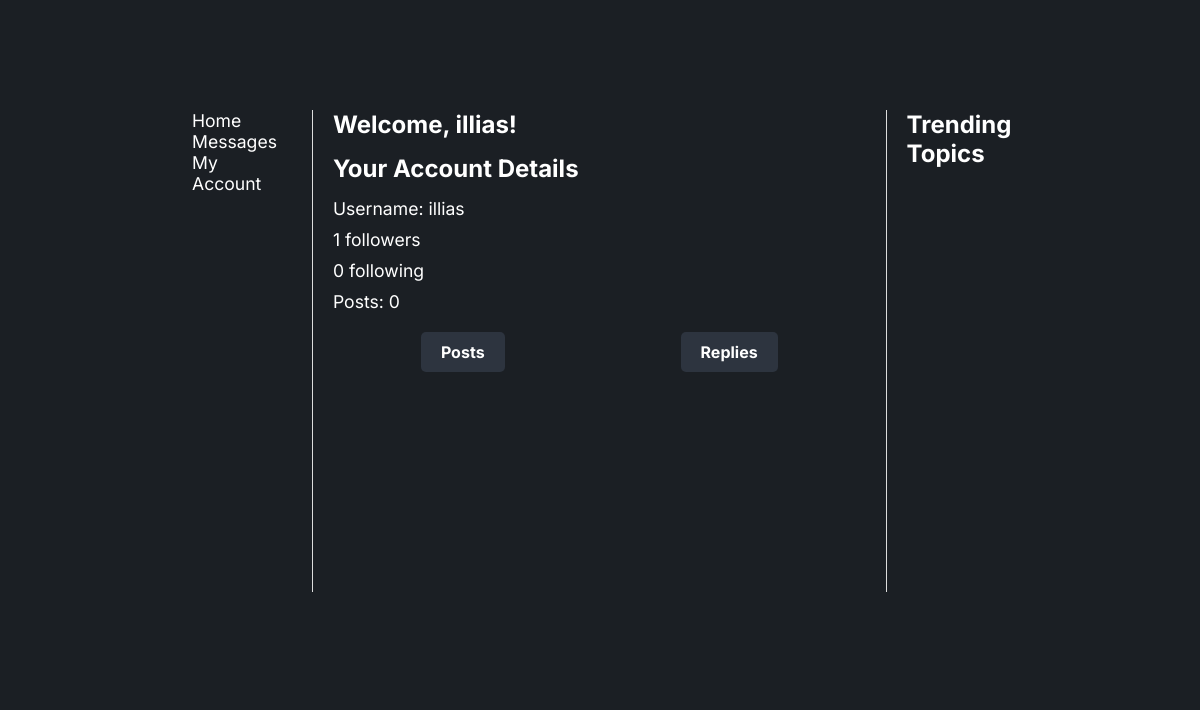
Page /account/replies (signed in) on the earlier database version.
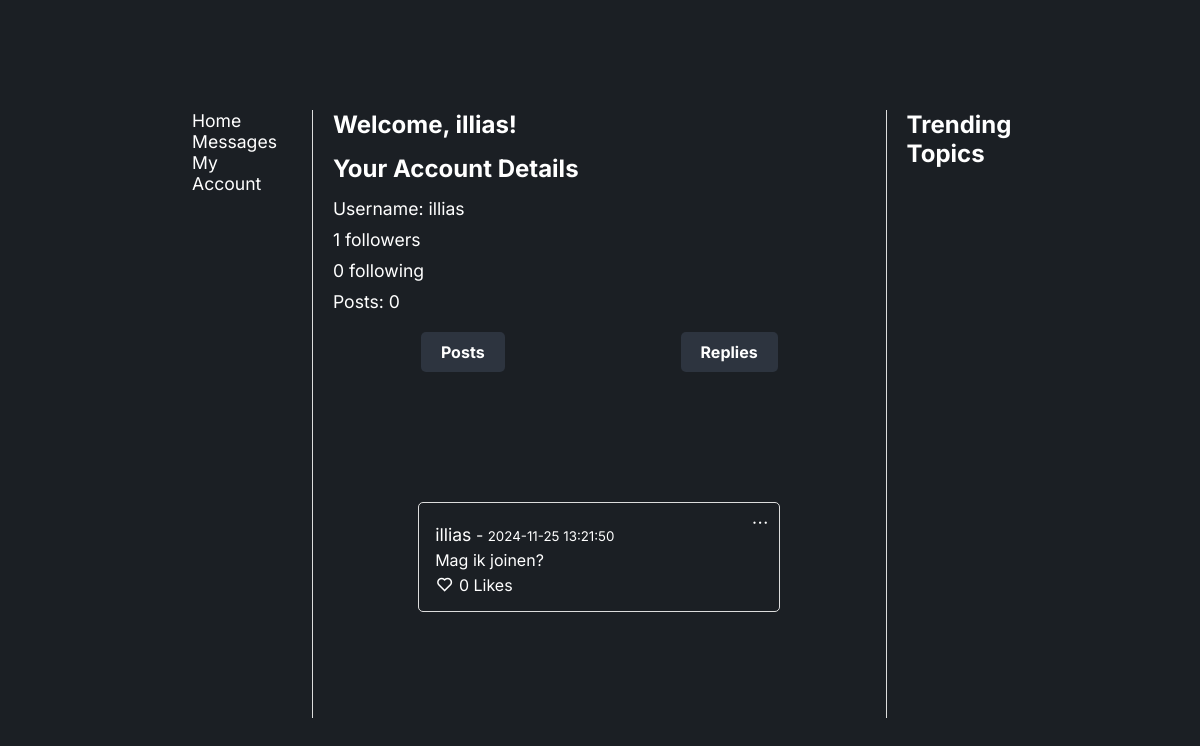
Same page on the later database version.
### app/models.py (models this page shows)
class Comment(db.Model):
    id = db.Column(db.Integer, primary_key=True)
    post_id = db.Column(db.Integer, db.ForeignKey('post.id'), nullable=False)
    username = db.Column(db.String(50), nullable=False)
    content = db.Column(db.String(280), nullable=False)
    timestamp = db.Column(db.DateTime, default=datetime.utcnow)
    like_count = db.Column(db.Integer, default=0)

### app/routes.py (the view)
@main.route('/account/replies')
@login_required
def view_replies():
    user = current_user
    user_replies = Comment.query.filter_by(username=user.username).order_by(Comment.timestamp.desc()).all()
    return render_template('replies.html', user=user, replies=user_replies)

### app/__init__.py (called while the page is built)
def create_app():
    app = Flask(__name__)
    app.config['SECRET_KEY'] = 'your_secret_key'
    app.config['SQLALCHEMY_DATABASE_URI'] = 'sqlite:///site.db'
    db.init_app(app)
    migrate.init_app(app, db)
    bcrypt.init_app(app)
    login_manager.init_app(app)
    login_manager.login_view = 'main.login'
    login_manager.login_message_category = 'info'
    from .routes import main
    app.register_blueprint(main)
    from .models import User
    @login_manager.user_loader
    def load_user(user_id):
        return User.query.get(int(user_id))
    return app

### app/templates/replies.html (shortened to what this page needs)
<!DOCTYPE html>
<html lang="en">
  <head>
    <link rel="stylesheet" href="{{ url_for('static', filename='stylesheet.css') }}" />
    <link href="https://cdn.jsdelivr.net/npm/remixicon@4.3.0/fonts/remixicon.css" rel="stylesheet" />
  </head>
  <body>
    <section>
      <div class="container">
        <div class="main-content">
          <div class="navbar">
            <a href="{{ url_for('main.home') }}">Home</a>
            <a href="#">Messages</a>
            <a href="{{ url_for('main.view_account') }}" class="account-link">My Account</a>
          </div>
          <div class="account-details">
            <h1>Welcome, {{ user.username }}!</h1>
            <h2>Your Account Details</h2>
            <ul>
              <li>Username: {{ user.username }}</li>
              <li><p>{{ user.followers.count() }} followers</p></li>
              <li><p>{{ user.followed.count() }} following</p></li>
              <li>Posts: {{ posts|length }}</li>
            </ul>
            <div class="tabs">
              <a href="{{ url_for('main.view_account') }}" class="tab-link {% if active_tab == 'posts' %}active{% endif %}">Posts</a>
              <a href="{{ url_for('main.view_replies') }}" class="tab-link {% if active_tab == 'replies' %}active{% endif %}">Replies</a>
            </div>
            <section id="replies">
                {% for reply in replies %}
                <div class="post">
                  <div class="dropdown">
                    <i class="ri-more-line" onclick="toggleOptionsDropdown('{{ reply.id }}')"></i>
                  </div>
                  <p>
                    <a href="{{ url_for('main.view_profile', username=reply.username) }}" class="post-user">{{ reply.username }}</a>
                    - <small>{{ reply.timestamp.strftime('%Y-%m-%d %H:%M:%S') }}</small>
                  </p>
                  <p>{{ reply.content }}</p>
                  <div class="post-actions">
                    <form action="{{ url_for('main.like_comment', comment_id=reply.id) }}" method="POST">
                      <button type="submit">
                        <i class="ri-heart-line"></i>
                      </button>
                      <span>{{ reply.like_count }} {{ 'Like' if reply.like_count == 1 else 'Likes' }}</span>
                    </form>
                  </div>
                </div>
                {% endfor %}
              </section>
          </div>
          <div class="trending-topics">
            <h2>Trending Topics</h2>
          </div>
        </div>
      </div>
    </section>
  </body>
</html>

Differences in the rows shown:
added Comment: username "illias", timestamp "2024-11-25 13:21:50", content "Mag ik joinen?", like_count "0", like_count "Likes"
